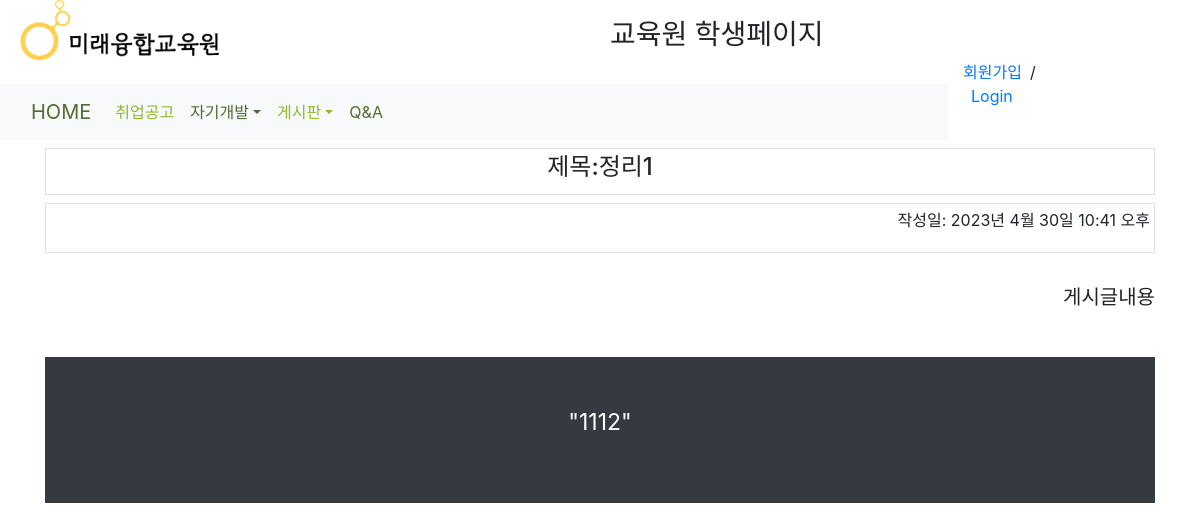
/study_board/detail/6, run on the app's committed database.
### study_board/models.py (models this page shows, shortened)
class Study_Board(models.Model):
    title = models.CharField(max_length=40, null=True)
    content = models.TextField()
    user = models.ForeignKey(User, on_delete=models.CASCADE,null=True)
    date = models.DateTimeField(default=now)

### study_board/views.py (the view)
# urls.py: path('detail/<int:pk>', views.Study_BoardDetail.as_view(), name='study_board_detail'),
class Study_BoardDetail(DetailView):
    model = Study_Board
    fields = ['title', 'content', 'date']
    template_name = 'study_board/study_board_detail.html'
    context_object_name = 'study_board'

### study_board/templates/study_board/study_board_detail.html
{% extends "base.html" %}
{% load static %}
{% block explain_contents %}
<html lang="ko">
<body>
  <div class="container">
    <div class="container p-1 my-2 border">
    <h4>제목:{{ study_board.title }}</h4>
      </div>
<div class="container p-1 my-2 border text-right">
    <p>작성일:  {{ study_board.date }}</p>
  </div>
      <br>
  <h5 style="text-align: right;" >게시글내용</h5>
      <div class="container p-5 my-5 bg-dark text-white">
  <p style="font-size: 23px;">"{{ study_board.content }}"</p>
</div>
{% endblock explain_contents %}

### data on the page
Study_Board: title "정리1", date "2023년 4월 30일 10:41 오후", content "1112"
